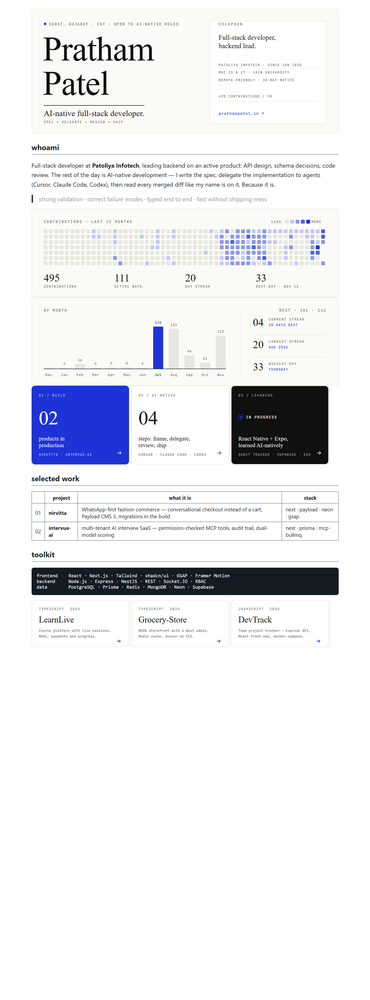
#> input picture page-light.png, 370 x 1000 px, shrunk from 1500 x 4050 before the run, found by its file name
$ python chk.py
#> lines starting #> are read from the running program, lines starting #| are printed output that depends on the picture

from PIL import Image
im=Image.open("C:/Users/PRATHAM/AppData/Local/hermes/cache/scratch/readme/page-light.png").convert("L")
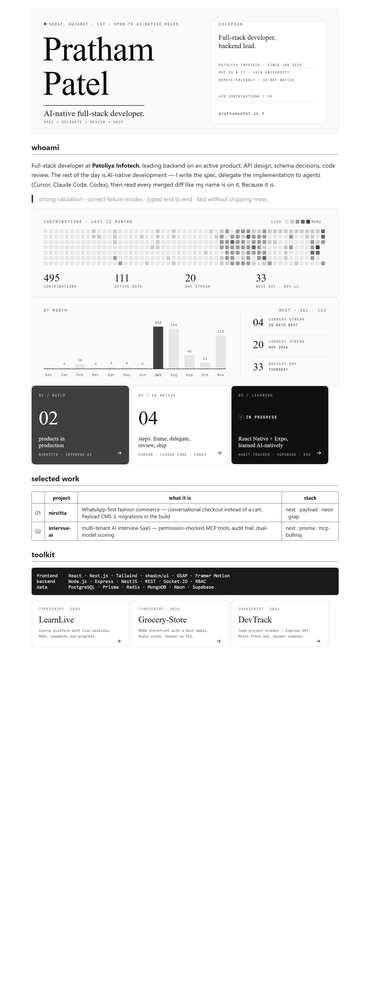
#> im: PIL image 370x1000 L; min 0, max 255, mean 235.9
w,h=im.size; print("page", w, h)
#> after `w, h = im.size`: w = 370; h = 1000
#| page 370 1000

$ run again, with render-light.png copied over page-light.png
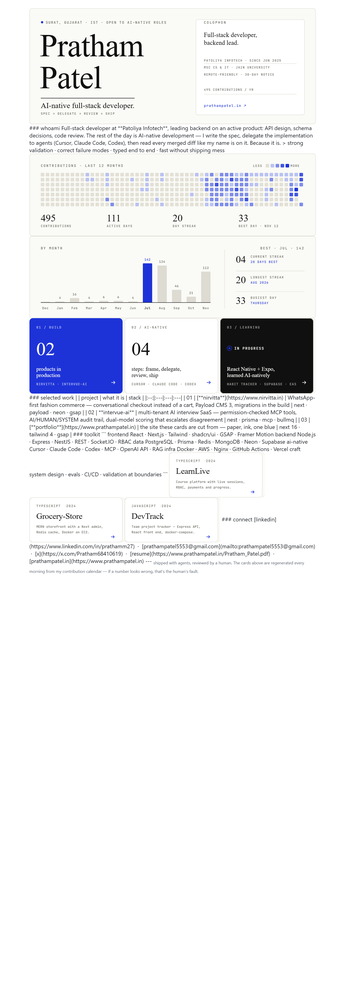
#> input picture render-light.png, 345 x 1000 px, shrunk from 1500 x 4350 before the run, found by its file name
#> `im=Image.open("C:/Users/PRATHAM/AppData/Local/hermes/cache/scratch/rea..`:
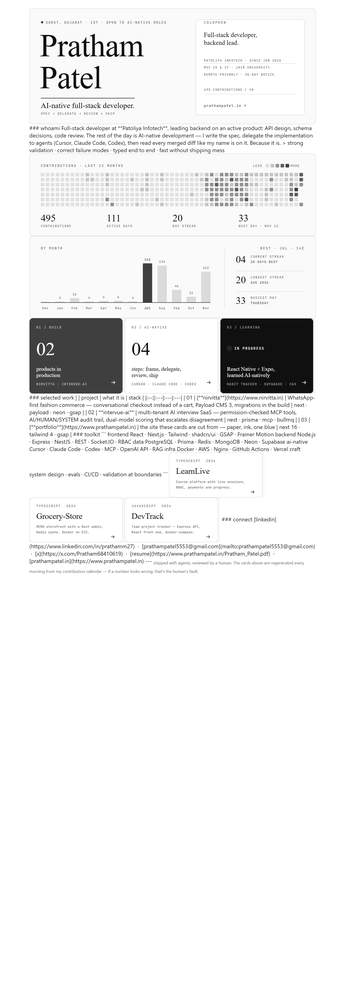
#> im: PIL image 345x1000 L; min 0, max 255, mean 240
#| page 345 1000
